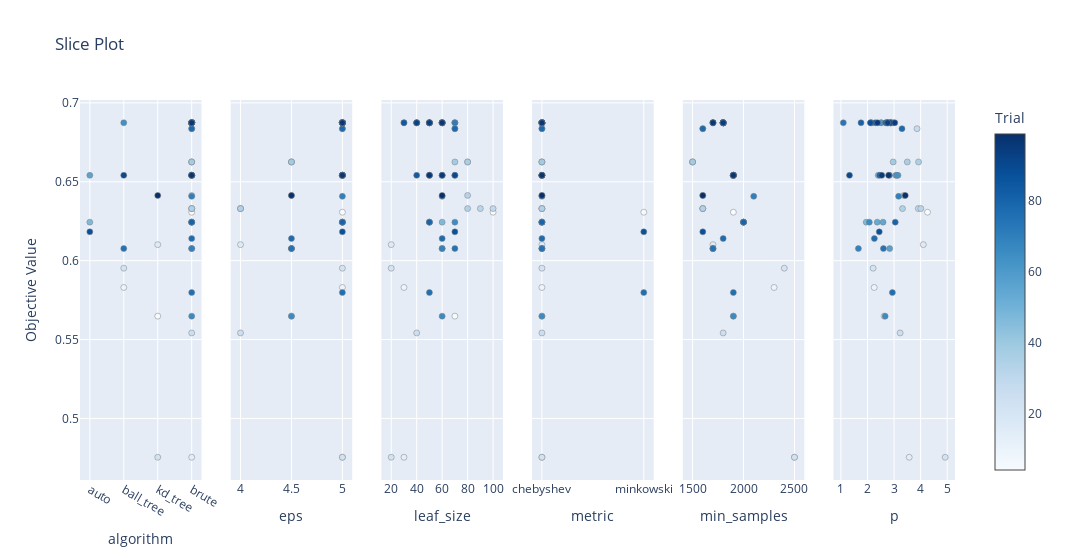

Write notebook code for a chart like this one.
### Code cell
optuna.visualization.plot_slice(study_dbscan)

### Figure 1 — Plotly figure (JSON) as saved in the notebook; plotly's stock layout.template omitted (floating-point values rounded to 4 significant figures)
{"data": [{"marker": {"color": [4, 5, 9, 14, 16, 21, 22, 25, 28, 29, 31, 33, 34, 35, 36, 38, 40, 41, 42, 43, 44, 46, 47, 48, 51, 52, 53, 54, 55, 56, 57, 58, 61, 62, 63, 64, 65, 66, 69, 70, 71, 72, 73, 74, 75, 76, 77, 78, 80, 81, 82, 83, 84, 85, 87, 88, 90, 91, 92, 93, 94, 95, 96, 97, 99], "colorbar": {"title": {"text": "Trial"}, "x": 1, "xpad": 40}, "colorscale": [[0, "rgb(247,251,255)"], [0.125, "rgb(222,235,247)"], [0.25, "rgb(198,219,239)"], [0.375, "rgb(158,202,225)"], [0.5, "rgb(107,174,214)"], [0.625, "rgb(66,146,198)"], [0.75, "rgb(33,113,181)"], [0.875, "rgb(8,81,156)"], [1, "rgb(8,48,107)"]], "line": {"color": "Grey", "width": 0.5}, "showscale": true}, "mode": "markers", "name": "Feasible Trial", "showlegend": false, "type": "scatter", "x": ["brute", "kd_tree", "ball_tree", "brute", "kd_tree", "ball_tree", "kd_tree", "brute", "brute", "brute", "brute", "brute", "brute", "brute", "brute", "brute", "brute", "brute", "brute", "brute", "brute", "brute", "auto", "brute", "brute", "brute", "brute", "brute", "brute", "auto", "brute", "brute", "brute", "brute", "brute", "ball_tree", "brute", "brute", "brute", "brute", "brute", "brute", "brute", "brute", "ball_tree", "brute", "brute", "brute", "brute", "brute", "brute", "brute", "brute", "brute", "auto", "brute", "ball_tree", "brute", "brute", "brute", "brute", "brute", "brute", "brute", "kd_tree"], "xaxis": "x", "y": [0.6307, 0.5648, 0.583, 0.4754, 0.6102, 0.5952, 0.4754, 0.5542, 0.6836, 0.633, 0.633, 0.6413, 0.633, 0.6625, 0.6625, 0.6625, 0.6874, 0.6874, 0.6874, 0.6874, 0.6874, 0.6874, 0.6244, 0.6541, 0.6874, 0.6541, 0.6244, 0.6874, 0.6244, 0.6541, 0.6077, 0.6874, 0.6874, 0.6874, 0.6541, 0.6874, 0.6244, 0.5648, 0.6077, 0.6408, 0.6874, 0.6541, 0.6874, 0.6874, 0.6077, 0.5798, 0.614, 0.6836, 0.6244, 0.6874, 0.6874, 0.6541, 0.6874, 0.6874, 0.6182, 0.6874, 0.6541, 0.6874, 0.6874, 0.6874, 0.6874, 0.6541, 0.6874, 0.6541, 0.6413], "yaxis": "y"}, {"marker": {"color": [4, 5, 9, 14, 16, 21, 22, 25, 28, 29, 31, 33, 34, 35, 36, 38, 40, 41, 42, 43, 44, 46, 47, 48, 51, 52, 53, 54, 55, 56, 57, 58, 61, 62, 63, 64, 65, 66, 69, 70, 71, 72, 73, 74, 75, 76, 77, 78, 80, 81, 82, 83, 84, 85, 87, 88, 90, 91, 92, 93, 94, 95, 96, 97, 99], "colorbar": {"title": {"text": "Trial"}, "x": 1, "xpad": 40}, "colorscale": [[0, "rgb(247,251,255)"], [0.125, "rgb(222,235,247)"], [0.25, "rgb(198,219,239)"], [0.375, "rgb(158,202,225)"], [0.5, "rgb(107,174,214)"], [0.625, "rgb(66,146,198)"], [0.75, "rgb(33,113,181)"], [0.875, "rgb(8,81,156)"], [1, "rgb(8,48,107)"]], "line": {"color": "Grey", "width": 0.5}, "showscale": false}, "mode": "markers", "name": "Feasible Trial", "showlegend": false, "type": "scatter", "x": [5, 4.5, 5, 5, 4, 5, 5, 4, 5, 4, 4, 4.5, 4, 4.5, 4.5, 4.5, 5, 5, 5, 5, 5, 5, 5, 5, 5, 5, 5, 5, 5, 5, 4.5, 5, 5, 5, 5, 5, 5, 4.5, 4.5, 5, 5, 5, 5, 5, 4.5, 5, 4.5, 5, 5, 5, 5, 5, 5, 5, 5, 5, 5, 5, 5, 5, 5, 5, 5, 5, 4.5], "xaxis": "x2", "y": [0.6307, 0.5648, 0.583, 0.4754, 0.6102, 0.5952, 0.4754, 0.5542, 0.6836, 0.633, 0.633, 0.6413, 0.633, 0.6625, 0.6625, 0.6625, 0.6874, 0.6874, 0.6874, 0.6874, 0.6874, 0.6874, 0.6244, 0.6541, 0.6874, 0.6541, 0.6244, 0.6874, 0.6244, 0.6541, 0.6077, 0.6874, 0.6874, 0.6874, 0.6541, 0.6874, 0.6244, 0.5648, 0.6077, 0.6408, 0.6874, 0.6541, 0.6874, 0.6874, 0.6077, 0.5798, 0.614, 0.6836, 0.6244, 0.6874, 0.6874, 0.6541, 0.6874, 0.6874, 0.6182, 0.6874, 0.6541, 0.6874, 0.6874, 0.6874, 0.6874, 0.6541, 0.6874, 0.6541, 0.6413], "yaxis": "y2"}, {"marker": {"color": [4, 5, 9, 14, 16, 21, 22, 25, 28, 29, 31, 33, 34, 35, 36, 38, 40, 41, 42, 43, 44, 46, 47, 48, 51, 52, 53, 54, 55, 56, 57, 58, 61, 62, 63, 64, 65, 66, 69, 70, 71, 72, 73, 74, 75, 76, 77, 78, 80, 81, 82, 83, 84, 85, 87, 88, 90, 91, 92, 93, 94, 95, 96, 97, 99], "colorbar": {"title": {"text": "Trial"}, "x": 1, "xpad": 40}, "colorscale": [[0, "rgb(247,251,255)"], [0.125, "rgb(222,235,247)"], [0.25, "rgb(198,219,239)"], [0.375, "rgb(158,202,225)"], [0.5, "rgb(107,174,214)"], [0.625, "rgb(66,146,198)"], [0.75, "rgb(33,113,181)"], [0.875, "rgb(8,81,156)"], [1, "rgb(8,48,107)"]], "line": {"color": "Grey", "width": 0.5}, "showscale": false}, "mode": "markers", "name": "Feasible Trial", "showlegend": false, "type": "scatter", "x": [100, 70, 30, 30, 20, 20, 20, 40, 70, 100, 90, 80, 80, 80, 80, 70, 70, 70, 60, 60, 60, 50, 60, 60, 50, 60, 50, 60, 50, 70, 60, 40, 50, 60, 50, 40, 70, 60, 60, 60, 70, 50, 60, 60, 70, 50, 60, 70, 50, 40, 30, 40, 30, 60, 70, 50, 70, 50, 40, 50, 50, 60, 60, 50, 60], "xaxis": "x3", "y": [0.6307, 0.5648, 0.583, 0.4754, 0.6102, 0.5952, 0.4754, 0.5542, 0.6836, 0.633, 0.633, 0.6413, 0.633, 0.6625, 0.6625, 0.6625, 0.6874, 0.6874, 0.6874, 0.6874, 0.6874, 0.6874, 0.6244, 0.6541, 0.6874, 0.6541, 0.6244, 0.6874, 0.6244, 0.6541, 0.6077, 0.6874, 0.6874, 0.6874, 0.6541, 0.6874, 0.6244, 0.5648, 0.6077, 0.6408, 0.6874, 0.6541, 0.6874, 0.6874, 0.6077, 0.5798, 0.614, 0.6836, 0.6244, 0.6874, 0.6874, 0.6541, 0.6874, 0.6874, 0.6182, 0.6874, 0.6541, 0.6874, 0.6874, 0.6874, 0.6874, 0.6541, 0.6874, 0.6541, 0.6413], "yaxis": "y3"}, {"marker": {"color": [4, 5, 9, 14, 16, 21, 22, 25, 28, 29, 31, 33, 34, 35, 36, 38, 40, 41, 42, 43, 44, 46, 47, 48, 51, 52, 53, 54, 55, 56, 57, 58, 61, 62, 63, 64, 65, 66, 69, 70, 71, 72, 73, 74, 75, 76, 77, 78, 80, 81, 82, 83, 84, 85, 87, 88, 90, 91, 92, 93, 94, 95, 96, 97, 99], "colorbar": {"title": {"text": "Trial"}, "x": 1, "xpad": 40}, "colorscale": [[0, "rgb(247,251,255)"], [0.125, "rgb(222,235,247)"], [0.25, "rgb(198,219,239)"], [0.375, "rgb(158,202,225)"], [0.5, "rgb(107,174,214)"], [0.625, "rgb(66,146,198)"], [0.75, "rgb(33,113,181)"], [0.875, "rgb(8,81,156)"], [1, "rgb(8,48,107)"]], "line": {"color": "Grey", "width": 0.5}, "showscale": false}, "mode": "markers", "name": "Feasible Trial", "showlegend": false, "type": "scatter", "x": ["minkowski", "chebyshev", "chebyshev", "chebyshev", "chebyshev", "chebyshev", "chebyshev", "chebyshev", "chebyshev", "chebyshev", "chebyshev", "chebyshev", "chebyshev", "chebyshev", "chebyshev", "chebyshev", "chebyshev", "chebyshev", "chebyshev", "chebyshev", "chebyshev", "chebyshev", "chebyshev", "chebyshev", "chebyshev", "chebyshev", "chebyshev", "chebyshev", "chebyshev", "chebyshev", "chebyshev", "chebyshev", "chebyshev", "chebyshev", "chebyshev", "chebyshev", "chebyshev", "chebyshev", "chebyshev", "chebyshev", "chebyshev", "chebyshev", "chebyshev", "chebyshev", "chebyshev", "minkowski", "chebyshev", "chebyshev", "chebyshev", "chebyshev", "chebyshev", "chebyshev", "chebyshev", "chebyshev", "minkowski", "chebyshev", "chebyshev", "chebyshev", "chebyshev", "chebyshev", "chebyshev", "chebyshev", "chebyshev", "chebyshev", "chebyshev"], "xaxis": "x4", "y": [0.6307, 0.5648, 0.583, 0.4754, 0.6102, 0.5952, 0.4754, 0.5542, 0.6836, 0.633, 0.633, 0.6413, 0.633, 0.6625, 0.6625, 0.6625, 0.6874, 0.6874, 0.6874, 0.6874, 0.6874, 0.6874, 0.6244, 0.6541, 0.6874, 0.6541, 0.6244, 0.6874, 0.6244, 0.6541, 0.6077, 0.6874, 0.6874, 0.6874, 0.6541, 0.6874, 0.6244, 0.5648, 0.6077, 0.6408, 0.6874, 0.6541, 0.6874, 0.6874, 0.6077, 0.5798, 0.614, 0.6836, 0.6244, 0.6874, 0.6874, 0.6541, 0.6874, 0.6874, 0.6182, 0.6874, 0.6541, 0.6874, 0.6874, 0.6874, 0.6874, 0.6541, 0.6874, 0.6541, 0.6413], "yaxis": "y4"}, {"marker": {"color": [4, 5, 9, 14, 16, 21, 22, 25, 28, 29, 31, 33, 34, 35, 36, 38, 40, 41, 42, 43, 44, 46, 47, 48, 51, 52, 53, 54, 55, 56, 57, 58, 61, 62, 63, 64, 65, 66, 69, 70, 71, 72, 73, 74, 75, 76, 77, 78, 80, 81, 82, 83, 84, 85, 87, 88, 90, 91, 92, 93, 94, 95, 96, 97, 99], "colorbar": {"title": {"text": "Trial"}, "x": 1, "xpad": 40}, "colorscale": [[0, "rgb(247,251,255)"], [0.125, "rgb(222,235,247)"], [0.25, "rgb(198,219,239)"], [0.375, "rgb(158,202,225)"], [0.5, "rgb(107,174,214)"], [0.625, "rgb(66,146,198)"], [0.75, "rgb(33,113,181)"], [0.875, "rgb(8,81,156)"], [1, "rgb(8,48,107)"]], "line": {"color": "Grey", "width": 0.5}, "showscale": false}, "mode": "markers", "name": "Feasible Trial", "showlegend": false, "type": "scatter", "x": [1900, 1900, 2300, 2500, 1700, 2400, 2500, 1800, 1600, 1600, 1600, 1600, 1600, 1500, 1500, 1500, 1800, 1800, 1800, 1800, 1800, 1800, 2000, 1900, 1800, 1900, 2000, 1800, 2000, 1900, 1700, 1800, 1800, 1800, 1900, 1700, 2000, 1900, 1700, 2100, 1800, 1900, 1700, 1800, 1700, 1900, 1800, 1600, 2000, 1800, 1800, 1900, 1800, 1700, 1600, 1800, 1900, 1800, 1700, 1800, 1800, 1900, 1700, 1900, 1600], "xaxis": "x5", "y": [0.6307, 0.5648, 0.583, 0.4754, 0.6102, 0.5952, 0.4754, 0.5542, 0.6836, 0.633, 0.633, 0.6413, 0.633, 0.6625, 0.6625, 0.6625, 0.6874, 0.6874, 0.6874, 0.6874, 0.6874, 0.6874, 0.6244, 0.6541, 0.6874, 0.6541, 0.6244, 0.6874, 0.6244, 0.6541, 0.6077, 0.6874, 0.6874, 0.6874, 0.6541, 0.6874, 0.6244, 0.5648, 0.6077, 0.6408, 0.6874, 0.6541, 0.6874, 0.6874, 0.6077, 0.5798, 0.614, 0.6836, 0.6244, 0.6874, 0.6874, 0.6541, 0.6874, 0.6874, 0.6182, 0.6874, 0.6541, 0.6874, 0.6874, 0.6874, 0.6874, 0.6541, 0.6874, 0.6541, 0.6413], "yaxis": "y5"}, {"marker": {"color": [4, 5, 9, 14, 16, 21, 22, 25, 28, 29, 31, 33, 34, 35, 36, 38, 40, 41, 42, 43, 44, 46, 47, 48, 51, 52, 53, 54, 55, 56, 57, 58, 61, 62, 63, 64, 65, 66, 69, 70, 71, 72, 73, 74, 75, 76, 77, 78, 80, 81, 82, 83, 84, 85, 87, 88, 90, 91, 92, 93, 94, 95, 96, 97, 99], "colorbar": {"title": {"text": "Trial"}, "x": 1, "xpad": 40}, "colorscale": [[0, "rgb(247,251,255)"], [0.125, "rgb(222,235,247)"], [0.25, "rgb(198,219,239)"], [0.375, "rgb(158,202,225)"], [0.5, "rgb(107,174,214)"], [0.625, "rgb(66,146,198)"], [0.75, "rgb(33,113,181)"], [0.875, "rgb(8,81,156)"], [1, "rgb(8,48,107)"]], "line": {"color": "Grey", "width": 0.5}, "showscale": false}, "mode": "markers", "name": "Feasible Trial", "showlegend": false, "type": "scatter", "x": [4.259, 2.621, 2.253, 3.571, 4.102, 2.212, 4.924, 3.229, 3.865, 3.911, 4.008, 3.365, 3.318, 3.921, 3.498, 2.967, 2.858, 2.857, 2.789, 2.513, 2.739, 2.805, 1.951, 2.403, 2.727, 3.065, 2.366, 2.895, 2.585, 3.148, 2.836, 2.157, 2.747, 2.513, 3.106, 2.864, 2.068, 2.664, 1.658, 3.171, 2.976, 2.829, 1.089, 2.891, 2.599, 2.938, 2.259, 3.298, 3.045, 1.756, 2.683, 2.46, 2.13, 2.294, 2.443, 2.108, 1.322, 2.864, 2.738, 2.759, 3.027, 2.538, 2.376, 2.796, 3.422], "xaxis": "x6", "y": [0.6307, 0.5648, 0.583, 0.4754, 0.6102, 0.5952, 0.4754, 0.5542, 0.6836, 0.633, 0.633, 0.6413, 0.633, 0.6625, 0.6625, 0.6625, 0.6874, 0.6874, 0.6874, 0.6874, 0.6874, 0.6874, 0.6244, 0.6541, 0.6874, 0.6541, 0.6244, 0.6874, 0.6244, 0.6541, 0.6077, 0.6874, 0.6874, 0.6874, 0.6541, 0.6874, 0.6244, 0.5648, 0.6077, 0.6408, 0.6874, 0.6541, 0.6874, 0.6874, 0.6077, 0.5798, 0.614, 0.6836, 0.6244, 0.6874, 0.6874, 0.6541, 0.6874, 0.6874, 0.6182, 0.6874, 0.6541, 0.6874, 0.6874, 0.6874, 0.6874, 0.6541, 0.6874, 0.6541, 0.6413], "yaxis": "y6"}], "layout": {"title": {"text": "Slice Plot"}, "width": 1800, "xaxis": {"anchor": "y", "categoryarray": ["auto", "ball_tree", "kd_tree", "brute"], "categoryorder": "array", "domain": [0, 0.1389], "title": {"text": "algorithm"}, "type": "category"}, "xaxis2": {"anchor": "y2", "domain": [0.1722, 0.3111], "title": {"text": "eps"}}, "xaxis3": {"anchor": "y3", "domain": [0.3444, 0.4833], "title": {"text": "leaf_size"}}, "xaxis4": {"anchor": "y4", "categoryarray": ["euclidean", "manhattan", "chebyshev", "minkowski"], "categoryorder": "array", "domain": [0.5167, 0.6556], "title": {"text": "metric"}, "type": "category"}, "xaxis5": {"anchor": "y5", "domain": [0.6889, 0.8278], "title": {"text": "min_samples"}}, "xaxis6": {"anchor": "y6", "domain": [0.8611, 1], "title": {"text": "p"}}, "yaxis": {"anchor": "x", "domain": [0, 1], "title": {"text": "Objective Value"}}, "yaxis2": {"anchor": "x2", "domain": [0, 1], "matches": "y", "showticklabels": false}, "yaxis3": {"anchor": "x3", "domain": [0, 1], "matches": "y", "showticklabels": false}, "yaxis4": {"anchor": "x4", "domain": [0, 1], "matches": "y", "showticklabels": false}, "yaxis5": {"anchor": "x5", "domain": [0, 1], "matches": "y", "showticklabels": false}, "yaxis6": {"anchor": "x6", "domain": [0, 1], "matches": "y", "showticklabels": false}}}
